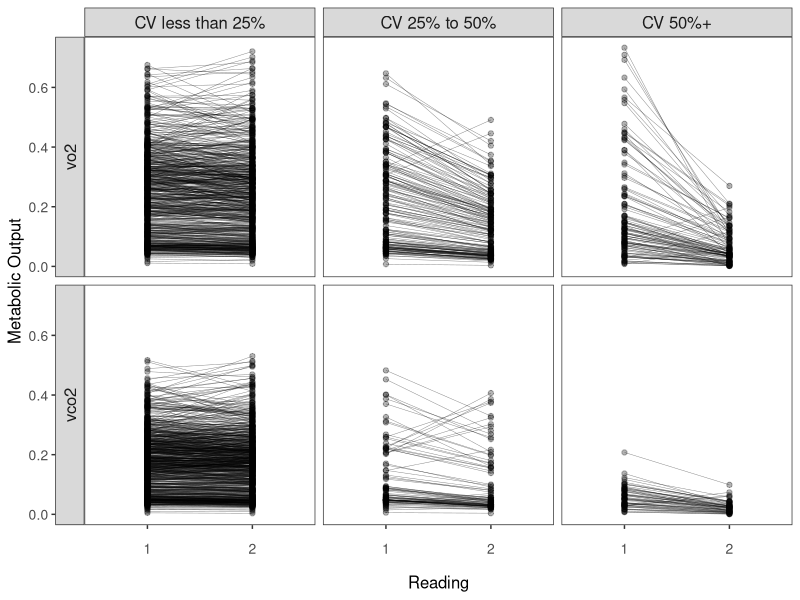
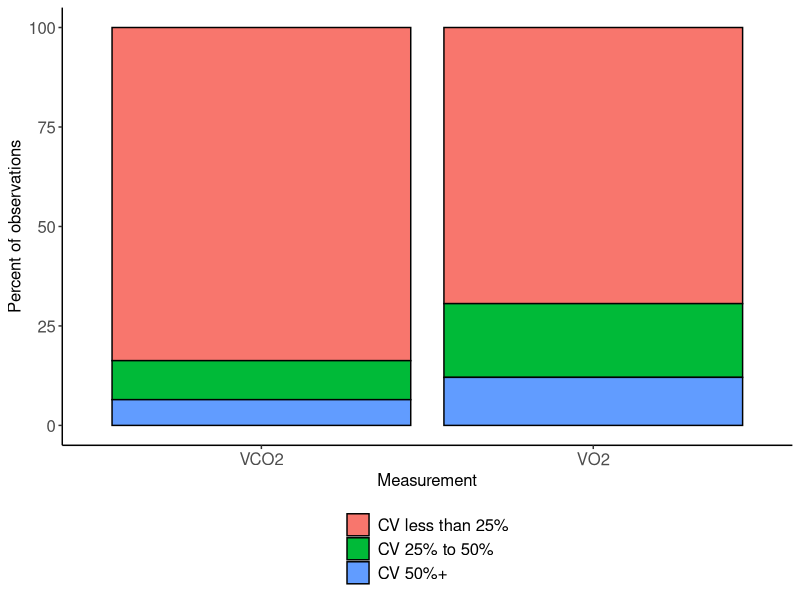
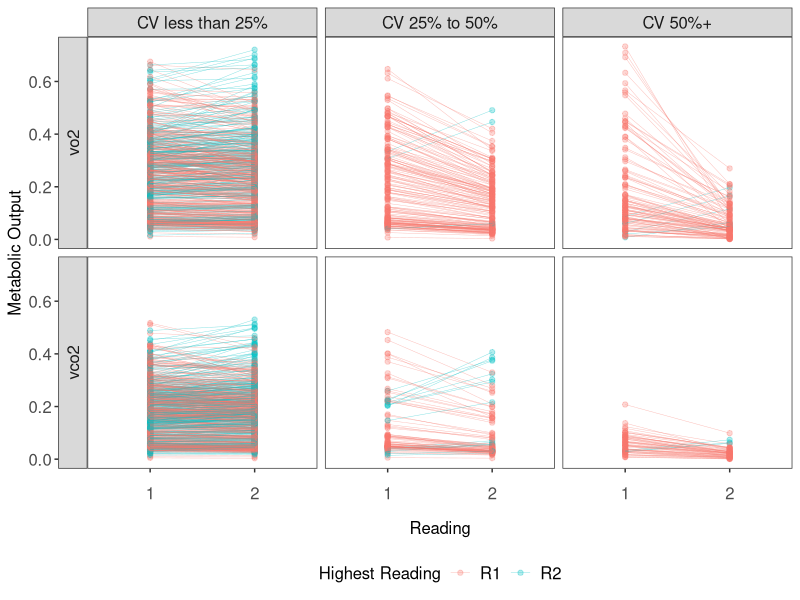
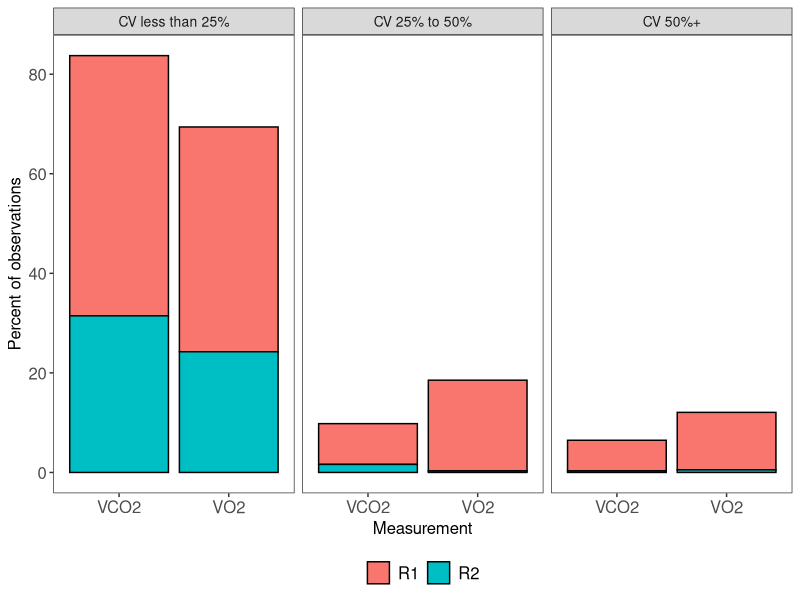
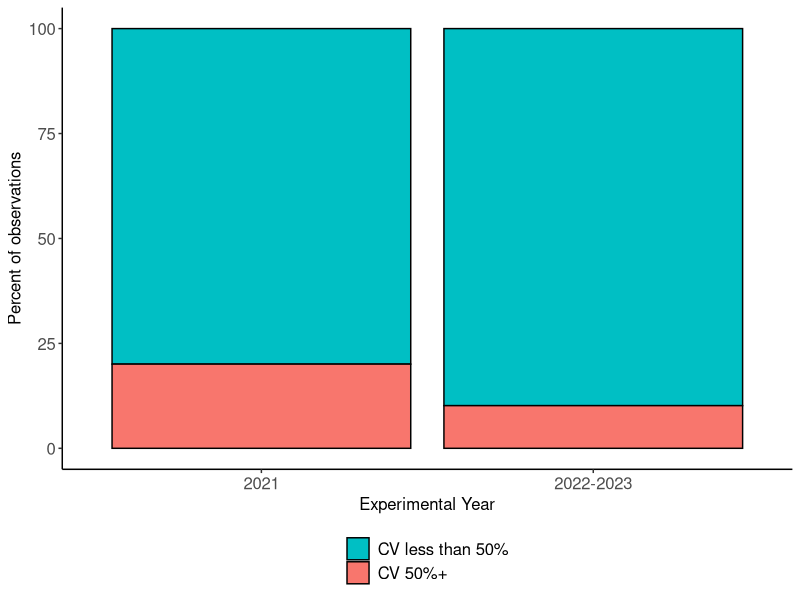
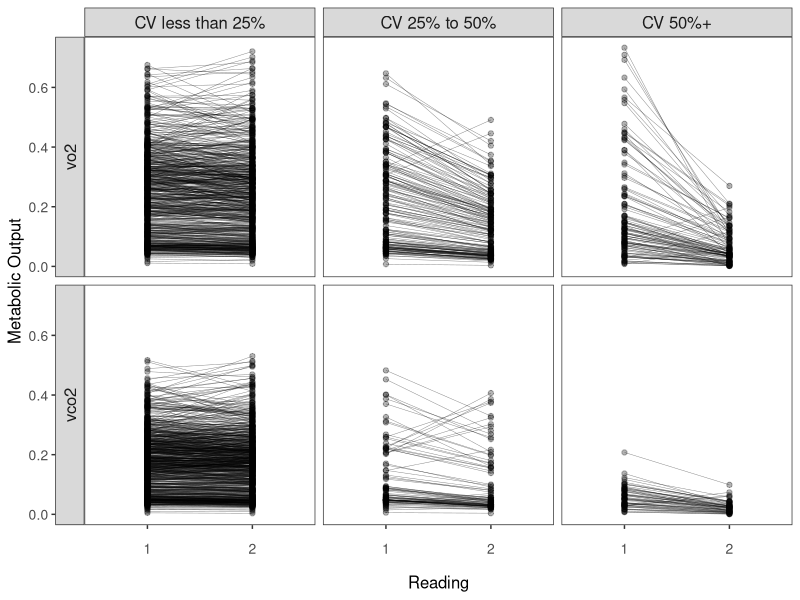
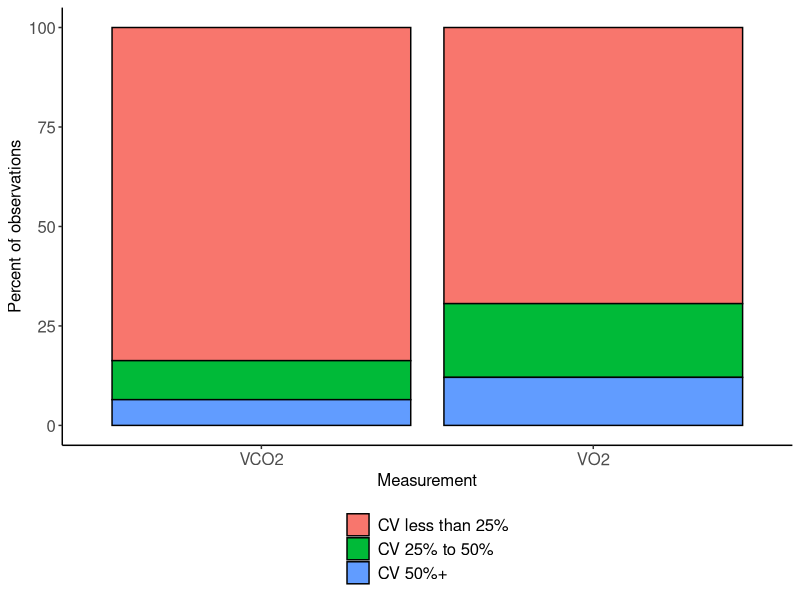
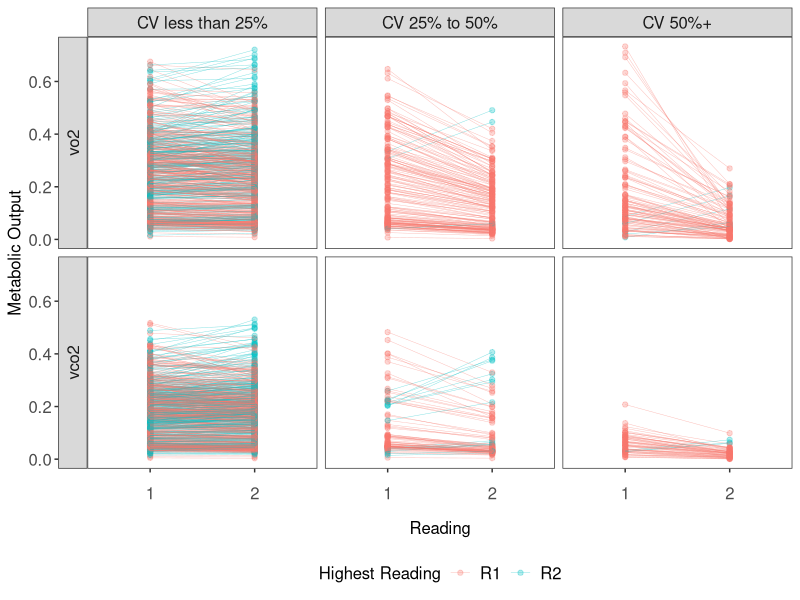

Recreate these plots in R, in order.
##########################
# Adrien Eynaud
# 09 May 2026
# Promethion MS: analysis of technical replicates
##########################

# In this script, we will investigate MS Figure 1 and Supplementary Figure 1
# (technical replicates & coefficient of variation).


# load packages
library(plyr)
library(tidyverse)
library(lubridate)

# set working directory
setwd(dirname(rstudioapi::getActiveDocumentContext()$path))
setwd("../")

# load data
dat.pub <- read.csv("Rdata/metab_replicates_for_analysis.csv")


# Figure 1 plots ----------------------------------------------------------

# Stratify by CV across the technical replicate readings.
high.cvs <- filter(dat.pub, cv.o2 >= 0 & cv.co2 >= 0)
high.cvs <- high.cvs[, which(colnames(high.cvs) %in% c("metab_identifier",
                                                       "reading",
                                                       "cv.o2",
                                                       "cv.co2",
                                                       "vo2",
                                                       "vco2"))]

long.high.cvs <- pivot_longer(
  high.cvs,
  cols = c(vo2, vco2),
  names_to = c("type"),
  values_to = c("value")
)

long.high.cvs <- pivot_longer(
  long.high.cvs,
  cols = c(cv.o2, cv.co2),
  values_to = c("cv_value")
)

ready.frame <- NULL
for (i in unique(long.high.cvs$metab_identifier)) {
  sub <- filter(long.high.cvs, metab_identifier == i)
  sub <- sub[c(5, 1, 8, 4), ]
  ready.frame <- rbind(ready.frame, sub)
}

ready.frame$cv_category <- NA
ready.frame$cv_category <- ifelse(ready.frame$cv_value < 25, "CV less than 25%", ready.frame$cv_category)
ready.frame$cv_category <- ifelse(ready.frame$cv_value >= 25 & ready.frame$cv_value < 50, "CV 25% to 50%", ready.frame$cv_category)
ready.frame$cv_category <- ifelse(ready.frame$cv_value >= 50, "CV 50%+", ready.frame$cv_category)

ready.frame$cv_category <- factor(ready.frame$cv_category,
                                  levels = c("CV less than 25%", "CV 25% to 50%", "CV 50%+"))
ready.frame$type <- factor(ready.frame$type, levels = c("vo2", "vco2"))

torm <- ready.frame[which(ready.frame$value > 0.75 | ready.frame$value < 0), ]$metab_identifier
`%notin%` <- Negate(`%in%`)
ready.frame <- ready.frame[which(ready.frame$metab_identifier %notin% torm), ]

# Figure 1B
p.reps <- ggplot(ready.frame, aes(x = as.factor(reading), y = value, group = metab_identifier)) +
  geom_point(alpha = 0.3, size = 1.5) +
  geom_line(alpha = 0.5, linewidth = 0.15, na.rm = TRUE) +
  theme_bw() +
  facet_grid(type ~ cv_category, scales = "fixed", space = "free_x", switch = "y") +
  labs(x = "Reading", y = "Metabolic Output", color = "Metabolic Identifier") +
  theme(
    legend.position = "bottom",
    axis.text = element_text(size = 10),
    axis.text.x = element_text(margin = margin(t = 10, b = 10)),
    axis.title = element_text(size = 12),
    strip.text = element_text(size = 12),
    panel.grid.major = element_blank(),
    panel.grid.minor = element_blank()
  )

p.reps
ggsave("Figures/cv_replicates/cv_replicate_readings.png", plot = p.reps, device = "png", dpi = 300, width = 5.2, height = 4)

# Figure 1C
pct.cv <- data.frame(table(ready.frame$cv_category, ready.frame$name))
pct.n <- ddply(pct.cv,
               .(Var2),
               summarise,
               n = sum(Freq))

pct.cv$n <- pct.n$n[match(pct.cv$Var2, pct.n$Var2)]
pct.cv$percent <- pct.cv$Freq / pct.cv$n * 100
pct.cv$Var2 <- ifelse(pct.cv$Var2 == "cv.o2", "VO2", "VCO2")

p.pct <- ggplot(pct.cv, aes(x = Var2, y = percent, fill = Var1)) +
  geom_bar(color = "black", stat = "identity") +
  theme_classic() +
  theme(legend.position = "bottom",
        legend.direction = "vertical",
        legend.text = element_text(size = 12),
        strip.text = element_text(size = 12),
        axis.text = element_text(size = 12),
        legend.title = element_blank(),
        axis.title = element_text(size = 12)) +
  labs(x = "Measurement", y = "Percent of observations")

p.pct
ggsave("Figures/cv_replicates/percent_of_observations.png", plot = p.pct, device = "png", dpi = 300, width = 2.5, height = 4)


# Supplementary Figure 1 --------------------------------------------------

# Fig. S1A-B: reading 1 versus reading 2 directionality
ready.frame2 <- ddply(ready.frame,
                      .(metab_identifier, name),
                      transform,
                      diff = value[reading == 1] - value[reading == 2])

ready.frame2$direction <- ifelse(ready.frame2$diff >= 0, "R1", "R2")

p.reps.r1r2 <- ggplot(ready.frame2, aes(x = as.factor(reading), y = value, group = metab_identifier, color = direction)) +
  geom_point(alpha = 0.3, size = 1.5) +
  geom_line(alpha = 0.5, linewidth = 0.15, na.rm = TRUE) +
  theme_bw() +
  facet_grid(type ~ cv_category, scales = "fixed", space = "free_x", switch = "y") +
  labs(x = "Reading", y = "Metabolic Output", color = "Highest Reading") +
  theme(
    legend.position = "bottom",
    axis.text = element_text(size = 12),
    axis.text.x = element_text(size = 12, margin = margin(t = 10, b = 10)),
    axis.title = element_text(size = 12),
    strip.text = element_text(size = 12),
    panel.grid.major = element_blank(),
    panel.grid.minor = element_blank(),
    legend.text = element_text(size = 12),
    legend.title = element_text(size = 12)
  )
p.reps.r1r2
ggsave("Figures/cv_replicates/cv_replicate_readings_R1R2.png", plot = p.reps.r1r2, device = "png", dpi = 300, width = 5.2, height = 4)

dat.pct <- ready.frame2 %>%
  select(cv_category, name, metab_identifier, direction) %>%
  unique()

pct.cv.r <- data.frame(table(dat.pct$cv_category, dat.pct$name, dat.pct$direction))
pct.n.r <- ddply(pct.cv.r,
                 .(Var2),
                 summarise,
                 n = sum(Freq))

pct.cv.r$n <- pct.n.r$n[match(pct.cv.r$Var2, pct.n.r$Var2)]
pct.cv.r$percent <- pct.cv.r$Freq / pct.cv.r$n * 100
pct.cv.r$Var2 <- ifelse(pct.cv.r$Var2 == "cv.o2", "VO2", "VCO2")

p.pct.r1r2 <- ggplot(pct.cv.r, aes(x = Var2, y = percent, fill = Var3)) +
  geom_bar(color = "black", stat = "identity") +
  facet_wrap(~Var1) +
  theme_bw() +
  theme(legend.position = "bottom",
        legend.direction = "horizontal",
        legend.text = element_text(size = 12),
        strip.text = element_text(size = 10),
        axis.text = element_text(size = 12),
        legend.title = element_blank(),
        axis.title = element_text(size = 12),
        panel.grid.major = element_blank(),
        panel.grid.minor = element_blank()) +
  labs(x = "Measurement", y = "Percent of observations")

p.pct.r1r2
ggsave("Figures/cv_replicates/percent_of_observations_R1R2.png", plot = p.pct.r1r2, device = "png", dpi = 300, width = 4.5, height = 3.5)

# Fig. S1C: proportion of high CV values across years
collapsed <- dat.pub[which(dat.pub$reading == 1), ]
full.tubes <- filter(collapsed, group == "pup", vo2 > 0, cv.o2 > 0)

full.tubes$year <- year(ymd(full.tubes$expDate))
full.tubes$cv_high <- ifelse(full.tubes$cv.o2 > 50, TRUE, FALSE)
full.tubes$year_group <- ifelse(full.tubes$year == 2021, "2021", "2022-2023")

contingency.table <- table(full.tubes$year_group, full.tubes$cv_high)
fisher.test(contingency.table)

pct.cv.year <- data.frame(table(full.tubes$year_group, full.tubes$cv_high))
pct.n.year <- ddply(pct.cv.year,
                    .(Var1),
                    summarise,
                    n = sum(Freq))

pct.cv.year$n <- pct.n.year$n[match(pct.cv.year$Var1, pct.n.year$Var1)]
pct.cv.year$percent <- pct.cv.year$Freq / pct.cv.year$n * 100
pct.cv.year$Var2 <- ifelse(pct.cv.year$Var2 == FALSE, "CV less than 50%", "CV 50%+")
pct.cv.year$Var2 <- factor(pct.cv.year$Var2, levels = c("CV less than 50%", "CV 50%+"))

p.year <- ggplot(pct.cv.year, aes(x = Var1, y = percent, fill = Var2)) +
  geom_bar(color = "black", stat = "identity") +
  scale_fill_manual(values = c("CV less than 50%" = "#00BFC4", "CV 50%+" = "#F8766D")) +
  theme_classic() +
  theme(legend.position = "bottom",
        legend.direction = "vertical",
        legend.text = element_text(size = 12),
        strip.text = element_text(size = 12),
        axis.text = element_text(size = 12),
        legend.title = element_blank(),
        axis.title = element_text(size = 12)) +
  labs(x = "Experimental Year", y = "Percent of observations")

p.year

ggsave("Figures/cv_replicates/percent_of_obs_2021_vs_2022_2023.png", plot = p.year, device = "png", dpi = 300, width = 2.5, height = 4)
